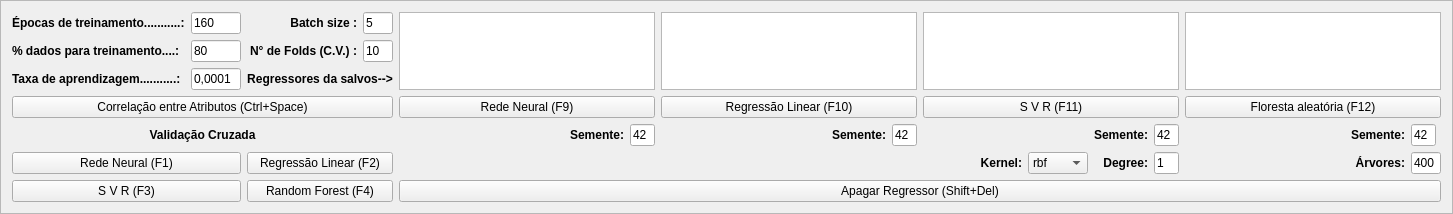
                     <widget class="QFrame" name="frame_2">
                      <property name="frameShape">
                       <enum>QFrame::StyledPanel</enum>
                      </property>
                      <property name="frameShadow">
                       <enum>QFrame::Raised</enum>
                      </property>
                      <layout class="QGridLayout" name="gridLayout_4">
                       <item row="0" column="0">
                        <widget class="QLabel" name="lbl_epochs">
                         <property name="maximumSize">
                          <size>
                           <width>190</width>
                           <height>16777215</height>
                          </size>
                         </property>
                         <property name="text">
                          <string>&lt;html&gt;&lt;head/&gt;&lt;body&gt;&lt;p&gt;&lt;span style=&quot; font-weight:600;&quot;&gt;Épocas de treinamento...........:&lt;/span&gt;&lt;/p&gt;&lt;/body&gt;&lt;/html&gt;</string>
                         </property>
                        </widget>
                       </item>
                       <item row="0" column="1">
                        <widget class="QLineEdit" name="edt_epochs">
                         <property name="maximumSize">
                          <size>
                           <width>50</width>
                           <height>16777215</height>
                          </size>
                         </property>
                         <property name="text">
                          <string>160</string>
                         </property>
                        </widget>
                       </item>
                       <item row="0" column="2">
                        <widget class="QLabel" name="label_5">
                         <property name="maximumSize">
                          <size>
                           <width>300</width>
                           <height>16777215</height>
                          </size>
                         </property>
                         <property name="text">
                          <string>&lt;html&gt;&lt;head/&gt;&lt;body&gt;&lt;p align=&quot;right&quot;&gt;&lt;span style=&quot; font-weight:600;&quot;&gt;Batch size :&lt;/span&gt;&lt;/p&gt;&lt;/body&gt;&lt;/html&gt;</string>
                         </property>
                        </widget>
                       </item>
                       <item row="0" column="3">
                        <widget class="QLineEdit" name="edt_batch_size">
                         <property name="maximumSize">
                          <size>
                           <width>30</width>
                           <height>16777215</height>
                          </size>
                         </property>
                         <property name="text">
                          <string>5</string>
                         </property>
                        </widget>
                       </item>
                       <item row="0" column="4" rowspan="3" colspan="3">
                        <widget class="QListWidget" name="list_network">
                         <property name="minimumSize">
                          <size>
                           <width>0</width>
                           <height>0</height>
                          </size>
                         </property>
                         <property name="cursor" stdset="0">
                          <cursorShape>PointingHandCursor</cursorShape>
                         </property>
                        </widget>
                       </item>
                       <item row="0" column="7" rowspan="3" colspan="3">
                        <widget class="QListWidget" name="list_linear_regression">
                         <property name="minimumSize">
                          <size>
                           <width>0</width>
                           <height>0</height>
                          </size>
                         </property>
                         <property name="cursor" stdset="0">
                          <cursorShape>PointingHandCursor</cursorShape>
                         </property>
                        </widget>
                       </item>
                       <item row="0" column="10" rowspan="3" colspan="4">
                        <widget class="QListWidget" name="list_svm">
                         <property name="minimumSize">
                          <size>
                           <width>0</width>
                           <height>0</height>
                          </size>
                         </property>
                         <property name="cursor" stdset="0">
                          <cursorShape>PointingHandCursor</cursorShape>
                         </property>
                        </widget>
                       </item>
                       <item row="0" column="14" rowspan="3" colspan="3">
                        <widget class="QListWidget" name="list_random_forest">
                         <property name="minimumSize">
                          <size>
                           <width>0</width>
                           <height>0</height>
                          </size>
                         </property>
                         <property name="cursor" stdset="0">
                          <cursorShape>PointingHandCursor</cursorShape>
                         </property>
                        </widget>
                       </item>
                       <item row="1" column="0">
                        <widget class="QLabel" name="label_6">
                         <property name="maximumSize">
                          <size>
                           <width>190</width>
                           <height>16777215</height>
                          </size>
                         </property>
                         <property name="text">
                          <string>&lt;html&gt;&lt;head/&gt;&lt;body&gt;&lt;p&gt;&lt;span style=&quot; font-weight:600;&quot;&gt;% dados para treinamento....:&lt;/span&gt;&lt;/p&gt;&lt;/body&gt;&lt;/html&gt;</string>
                         </property>
                        </widget>
                       </item>
                       <item row="1" column="1">
                        <widget class="QLineEdit" name="edt_training">
                         <property name="maximumSize">
                          <size>
                           <width>50</width>
                           <height>16777215</height>
                          </size>
                         </property>
                         <property name="text">
                          <string>80</string>
                         </property>
                        </widget>
                       </item>
                       <item row="1" column="2">
                        <widget class="QLabel" name="label_8">
                         <property name="maximumSize">
                          <size>
                           <width>260</width>
                           <height>16777215</height>
                          </size>
                         </property>
                         <property name="text">
                          <string>&lt;html&gt;&lt;head/&gt;&lt;body&gt;&lt;p align=&quot;right&quot;&gt;&lt;span style=&quot; font-weight:600;&quot;&gt;N° de Folds (C.V.) :&lt;/span&gt;&lt;/p&gt;&lt;/body&gt;&lt;/html&gt;</string>
                         </property>
                        </widget>
                       </item>
                       <item row="1" column="3">
                        <widget class="QLineEdit" name="edt_cv">
                         <property name="maximumSize">
                          <size>
                           <width>30</width>
                           <height>16777215</height>
                          </size>
                         </property>
                         <property name="text">
                          <string>10</string>
                         </property>
                        </widget>
                       </item>
                       <item row="2" column="0">
                        <widget class="QLabel" name="label_12">
                         <property name="maximumSize">
                          <size>
                           <width>190</width>
                           <height>16777215</height>
                          </size>
                         </property>
                         <property name="text">
                          <string>&lt;html&gt;&lt;head/&gt;&lt;body&gt;&lt;p&gt;&lt;span style=&quot; font-weight:600;&quot;&gt;Taxa de aprendizagem...........:&lt;/span&gt;&lt;/p&gt;&lt;/body&gt;&lt;/html&gt;</string>
                         </property>
                        </widget>
                       </item>
                       <item row="2" column="1">
                        <widget class="QLineEdit" name="edt_learning_rate">
                         <property name="maximumSize">
                          <size>
                           <width>50</width>
                           <height>16777215</height>
                          </size>
                         </property>
                         <property name="text">
                          <string>0,0001</string>
                         </property>
                        </widget>
                       </item>
                       <item row="2" column="2" colspan="2">
                        <widget class="QLabel" name="lbl_list_network">
                         <property name="text">
                          <string>&lt;html&gt;&lt;head/&gt;&lt;body&gt;&lt;p align=&quot;center&quot;&gt;&lt;span style=&quot; font-weight:600;&quot;&gt;Regressores da salvos--&amp;gt;&lt;/span&gt;&lt;/p&gt;&lt;/body&gt;&lt;/html&gt;</string>
                         </property>
                        </widget>
                       </item>
                       <item row="3" column="4" colspan="3">
                        <widget class="QPushButton" name="btn_neural_network">
                         <property name="cursor">
                          <cursorShape>PointingHandCursor</cursorShape>
                         </property>
                         <property name="text">
                          <string>Rede Neural (F9)</string>
                         </property>
                         <property name="icon">
                          <iconset resource="icones.qrc">
                           <normaloff>:/buttons/images/button/AI.png</normaloff>:/buttons/images/button/AI.png</iconset>
                         </property>
                         <property name="shortcut">
                          <string>F9</string>
                         </property>
                        </widget>
                       </item>
                       <item row="3" column="7" colspan="3">
                        <widget class="QPushButton" name="btn_linear_regression">
                         <property name="cursor">
                          <cursorShape>PointingHandCursor</cursorShape>
                         </property>
                         <property name="text">
                          <string>Regressão Linear (F10)</string>
                         </property>
                         <property name="icon">
                          <iconset resource="icones.qrc">
                           <normaloff>:/buttons/images/button/AI.png</normaloff>:/buttons/images/button/AI.png</iconset>
                         </property>
                         <property name="shortcut">
                          <string>F10</string>
                         </property>
                        </widget>
                       </item>
                       <item row="3" column="10" colspan="4">
                        <widget class="QPushButton" name="btn_SVR">
                         <property name="cursor">
                          <cursorShape>PointingHandCursor</cursorShape>
                         </property>
                         <property name="text">
                          <string>S V R (F11)</string>
                         </property>
                         <property name="icon">
                          <iconset resource="icones.qrc">
                           <normaloff>:/buttons/images/button/AI.png</normaloff>:/buttons/images/button/AI.png</iconset>
                         </property>
                         <property name="shortcut">
                          <string>F11</string>
                         </property>
                        </widget>
                       </item>
                       <item row="3" column="14" colspan="3">
                        <widget class="QPushButton" name="btn_random_forest">
                         <property name="cursor">
                          <cursorShape>PointingHandCursor</cursorShape>
                         </property>
                         <property name="text">
                          <string>Floresta aleatória (F12)</string>
                         </property>
                         <property name="icon">
                          <iconset resource="icones.qrc">
                           <normaloff>:/buttons/images/button/AI.png</normaloff>:/buttons/images/button/AI.png</iconset>
                         </property>
                         <property name="shortcut">
                          <string>F12</string>
                         </property>
                        </widget>
                       </item>
                       <item row="4" column="0" colspan="4">
                        <widget class="QLabel" name="label_13">
                         <property name="maximumSize">
                          <size>
                           <width>16777215</width>
                           <height>16777215</height>
                          </size>
                         </property>
                         <property name="text">
                          <string>&lt;html&gt;&lt;head/&gt;&lt;body&gt;&lt;p align=&quot;center&quot;&gt;&lt;span style=&quot; font-weight:600;&quot;&gt;Validação Cruzada&lt;/span&gt;&lt;/p&gt;&lt;/body&gt;&lt;/html&gt;</string>
                         </property>
                        </widget>
                       </item>
                       <item row="4" column="4">
                        <widget class="QFrame" name="frame_15">
                         <property name="frameShape">
                          <enum>QFrame::NoFrame</enum>
                         </property>
                         <property name="frameShadow">
                          <enum>QFrame::Raised</enum>
                         </property>
                        </widget>
                       </item>
                       <item row="4" column="5">
                        <widget class="QLabel" name="label_14">
                         <property name="minimumSize">
                          <size>
                           <width>0</width>
                           <height>0</height>
                          </size>
                         </property>
                         <property name="maximumSize">
                          <size>
                           <width>54</width>
                           <height>16777215</height>
                          </size>
                         </property>
                         <property name="text">
                          <string>&lt;html&gt;&lt;head/&gt;&lt;body&gt;&lt;p align=&quot;right&quot;&gt;&lt;span style=&quot; font-weight:600;&quot;&gt;Semente:&lt;/span&gt;&lt;/p&gt;&lt;/body&gt;&lt;/html&gt;</string>
                         </property>
                        </widget>
                       </item>
                       <item row="4" column="6">
                        <widget class="QLineEdit" name="edt_seed_neural_network">
                         <property name="maximumSize">
                          <size>
                           <width>25</width>
                           <height>16777215</height>
                          </size>
                         </property>
                         <property name="text">
                          <string>42</string>
                         </property>
                        </widget>
                       </item>
                       <item row="4" column="7">
                        <widget class="QFrame" name="frame_14">
                         <property name="frameShape">
                          <enum>QFrame::NoFrame</enum>
                         </property>
                         <property name="frameShadow">
                          <enum>QFrame::Raised</enum>
                         </property>
                        </widget>
                       </item>
                       <item row="4" column="8">
                        <widget class="QLabel" name="label_15">
                         <property name="maximumSize">
                          <size>
                           <width>54</width>
                           <height>16777215</height>
                          </size>
                         </property>
                         <property name="text">
                          <string>&lt;html&gt;&lt;head/&gt;&lt;body&gt;&lt;p align=&quot;right&quot;&gt;&lt;span style=&quot; font-weight:600;&quot;&gt;Semente:&lt;/span&gt;&lt;/p&gt;&lt;/body&gt;&lt;/html&gt;</string>
                         </property>
                        </widget>
                       </item>
                       <item row="4" column="9">
                        <widget class="QLineEdit" name="edt_seed_linear_regression">
                         <property name="maximumSize">
                          <size>
                           <width>25</width>
                           <height>16777215</height>
                          </size>
                         </property>
                         <property name="text">
                          <string>42</string>
                         </property>
                        </widget>
                       </item>
                       <item row="4" column="10" colspan="2">
                        <widget class="QFrame" name="frame_13">
                         <property name="frameShape">
                          <enum>QFrame::NoFrame</enum>
                         </property>
                         <property name="frameShadow">
                          <enum>QFrame::Raised</enum>
                         </property>
                        </widget>
                       </item>
                       <item row="4" column="12">
                        <widget class="QLabel" name="label_16">
                         <property name="maximumSize">
                          <size>
                           <width>54</width>
                           <height>16777215</height>
                          </size>
                         </property>
                         <property name="text">
                          <string>&lt;html&gt;&lt;head/&gt;&lt;body&gt;&lt;p align=&quot;right&quot;&gt;&lt;span style=&quot; font-weight:600;&quot;&gt;Semente:&lt;/span&gt;&lt;/p&gt;&lt;/body&gt;&lt;/html&gt;</string>
                         </property>
                        </widget>
                       </item>
                       <item row="4" column="13">
                        <widget class="QLineEdit" name="edt_seed_SVR">
                         <property name="maximumSize">
                          <size>
                           <width>25</width>
                           <height>16777215</height>
                          </size>
                         </property>
                         <property name="text">
                          <string>42</string>
                         </property>
                        </widget>
                       </item>
                       <item row="4" column="14">
                        <widget class="QFrame" name="frame_11">
                         <property name="frameShape">
                          <enum>QFrame::NoFrame</enum>
                         </property>
                         <property name="frameShadow">
                          <enum>QFrame::Raised</enum>
                         </property>
                        </widget>
                       </item>
                       <item row="4" column="15">
                        <widget class="QLabel" name="label_17">
                         <property name="maximumSize">
                          <size>
                           <width>54</width>
                           <height>16777215</height>
                          </size>
                         </property>
                         <property name="text">
                          <string>&lt;html&gt;&lt;head/&gt;&lt;body&gt;&lt;p align=&quot;right&quot;&gt;&lt;span style=&quot; font-weight:600;&quot;&gt;Semente:&lt;/span&gt;&lt;/p&gt;&lt;/body&gt;&lt;/html&gt;</string>
                         </property>
                        </widget>
                       </item>
                       <item row="4" column="16">
                        <widget class="QLineEdit" name="edt_seed_random_forest">
                         <property name="maximumSize">
                          <size>
                           <width>25</width>
                           <height>16777215</height>
                          </size>
                         </property>
                         <property name="text">
                          <string>42</string>
                         </property>
                        </widget>
                       </item>
                       <item row="5" column="0" colspan="2">
                        <widget class="QPushButton" name="btn_cross_validation_neural_network">
                         <property name="cursor">
                          <cursorShape>PointingHandCursor</cursorShape>
                         </property>
                         <property name="text">
                          <string>Rede Neural (F1)</string>
                         </property>
                         <property name="icon">
                          <iconset resource="icones.qrc">
                           <normaloff>:/buttons/images/button/AI.png</normaloff>:/buttons/images/button/AI.png</iconset>
                         </property>
                         <property name="shortcut">
                          <string>F1</string>
                         </property>
                        </widget>
                       </item>
                       <item row="5" column="2" colspan="2">
                        <widget class="QPushButton" name="btn_cross_validation_linear_regression">
                         <property name="minimumSize">
                          <size>
                           <width>129</width>
                           <height>0</height>
                          </size>
                         </property>
                         <property name="cursor">
                          <cursorShape>PointingHandCursor</cursorShape>
                         </property>
                         <property name="text">
                          <string>Regressão Linear (F2)</string>
                         </property>
                         <property name="icon">
                          <iconset resource="icones.qrc">
                           <normaloff>:/buttons/images/button/AI.png</normaloff>:/buttons/images/button/AI.png</iconset>
                         </property>
                         <property name="shortcut">
                          <string>F2</string>
                         </property>
                        </widget>
                       </item>
                       <item row="5" column="4" colspan="3">
                        <widget class="QFrame" name="frame_9">
                         <property name="frameShape">
                          <enum>QFrame::NoFrame</enum>
                         </property>
                         <property name="frameShadow">
                          <enum>QFrame::Raised</enum>
                         </property>
                        </widget>
                       </item>
                       <item row="5" column="7" colspan="3">
                        <widget class="QFrame" name="frame_8">
                         <property name="frameShape">
                          <enum>QFrame::NoFrame</enum>
                         </property>
                         <property name="frameShadow">
                          <enum>QFrame::Raised</enum>
                         </property>
                        </widget>
                       </item>
                       <item row="5" column="10">
                        <widget class="QLabel" name="label_10">
                         <property name="text">
                          <string>&lt;html&gt;&lt;head/&gt;&lt;body&gt;&lt;p align=&quot;right&quot;&gt;&lt;span style=&quot; font-weight:600;&quot;&gt;Kernel:&lt;/span&gt;&lt;/p&gt;&lt;/body&gt;&lt;/html&gt;</string>
                         </property>
                        </widget>
                       </item>
                       <item row="5" column="11">
                        <widget class="QComboBox" name="cbx_kernel">
                         <property name="maximumSize">
                          <size>
                           <width>60</width>
                           <height>16777215</height>
                          </size>
                         </property>
                         <property name="cursor">
                          <cursorShape>PointingHandCursor</cursorShape>
                         </property>
                         <property name="currentIndex">
                          <number>2</number>
                         </property>
                         <item>
                          <property name="text">
                           <string>linear</string>
                          </property>
                         </item>
                         <item>
                          <property name="text">
                           <string>poly</string>
                          </property>
                         </item>
                         <item>
                          <property name="text">
                           <string>rbf</string>
                          </property>
                         </item>
                         <item>
                          <property name="text">
                           <string>sigmoid</string>
                          </property>
                         </item>
                        </widget>
                       </item>
                       <item row="5" column="12">
                        <widget class="QLabel" name="label_11">
                         <property name="maximumSize">
                          <size>
                           <width>54</width>
                           <height>16777215</height>
                          </size>
                         </property>
                         <property name="text">
                          <string>&lt;html&gt;&lt;head/&gt;&lt;body&gt;&lt;p align=&quot;right&quot;&gt;&lt;span style=&quot; font-weight:600;&quot;&gt;Degree:&lt;/span&gt;&lt;/p&gt;&lt;/body&gt;&lt;/html&gt;</string>
                         </property>
                        </widget>
                       </item>
                       <item row="5" column="13">
                        <widget class="QLineEdit" name="edt_degree">
                         <property name="maximumSize">
                          <size>
                           <width>25</width>
                           <height>16777215</height>
                          </size>
                         </property>
                         <property name="text">
                          <string>1</string>
                         </property>
                        </widget>
                       </item>
                       <item row="5" column="14">
                        <widget class="QFrame" name="frame_10">
                         <property name="frameShape">
                          <enum>QFrame::NoFrame</enum>
                         </property>
                         <property name="frameShadow">
                          <enum>QFrame::Raised</enum>
                         </property>
                        </widget>
                       </item>
                       <item row="5" column="15">
                        <widget class="QLabel" name="label_9">
                         <property name="text">
                          <string>&lt;html&gt;&lt;head/&gt;&lt;body&gt;&lt;p align=&quot;right&quot;&gt;&lt;span style=&quot; font-weight:600;&quot;&gt;Árvores:&lt;/span&gt;&lt;/p&gt;&lt;/body&gt;&lt;/html&gt;</string>
                         </property>
                        </widget>
                       </item>
                       <item row="5" column="16">
                        <widget class="QLineEdit" name="edt_n_tree">
                         <property name="minimumSize">
                          <size>
                           <width>30</width>
                           <height>0</height>
                          </size>
                         </property>
                         <property name="maximumSize">
                          <size>
                           <width>25</width>
                           <height>16777215</height>
                          </size>
                         </property>
                         <property name="text">
                          <string>400</string>
                         </property>
                        </widget>
                       </item>
                       <item row="6" column="0" colspan="2">
                        <widget class="QPushButton" name="btn_cross_validation_SVR">
                         <property name="cursor">
                          <cursorShape>PointingHandCursor</cursorShape>
                         </property>
                         <property name="text">
                          <string>S V R (F3)</string>
                         </property>
                         <property name="icon">
                          <iconset resource="icones.qrc">
                           <normaloff>:/buttons/images/button/AI.png</normaloff>:/buttons/images/button/AI.png</iconset>
                         </property>
                         <property name="shortcut">
                          <string>F3</string>
                         </property>
                        </widget>
                       </item>
                       <item row="6" column="2" colspan="2">
                        <widget class="QPushButton" name="btn_cross_validation_random_forest">
                         <property name="minimumSize">
                          <size>
                           <width>129</width>
                           <height>0</height>
                          </size>
                         </property>
                         <property name="cursor">
                          <cursorShape>PointingHandCursor</cursorShape>
                         </property>
                         <property name="text">
                          <string>Random Forest (F4)</string>
                         </property>
                         <property name="icon">
                          <iconset resource="icones.qrc">
                           <normaloff>:/buttons/images/button/AI.png</normaloff>:/buttons/images/button/AI.png</iconset>
                         </property>
                         <property name="shortcut">
                          <string>F4</string>
                         </property>
                        </widget>
                       </item>
                       <item row="6" column="4" colspan="13">
                        <widget class="QPushButton" name="btr_delete_regressor">
                         <property name="maximumSize">
                          <size>
                           <width>16777215</width>
                           <height>16777215</height>
                          </size>
                         </property>
                         <property name="cursor">
                          <cursorShape>PointingHandCursor</cursorShape>
                         </property>
                         <property name="text">
                          <string>Apagar Regressor (Shift+Del)</string>
                         </property>
                         <property name="icon">
                          <iconset resource="icones.qrc">
                           <normaloff>:/buttons/images/button/AI.png</normaloff>:/buttons/images/button/AI.png</iconset>
                         </property>
                         <property name="shortcut">
                          <string>Shift+Del</string>
                         </property>
                        </widget>
                       </item>
                       <item row="3" column="0" colspan="4">
                        <widget class="QPushButton" name="btn_correlation_between_attributes">
                         <property name="cursor">
                          <cursorShape>PointingHandCursor</cursorShape>
                         </property>
                         <property name="text">
                          <string>Correlação entre Atributos (Ctrl+Space)</string>
                         </property>
                         <property name="icon">
                          <iconset resource="icones.qrc">
                           <normaloff>:/buttons/images/button/AI.png</normaloff>:/buttons/images/button/AI.png</iconset>
                         </property>
                         <property name="shortcut">
                          <string>Ctrl+Space</string>
                         </property>
                        </widget>
                       </item>
                      </layout>
                     </widget>
